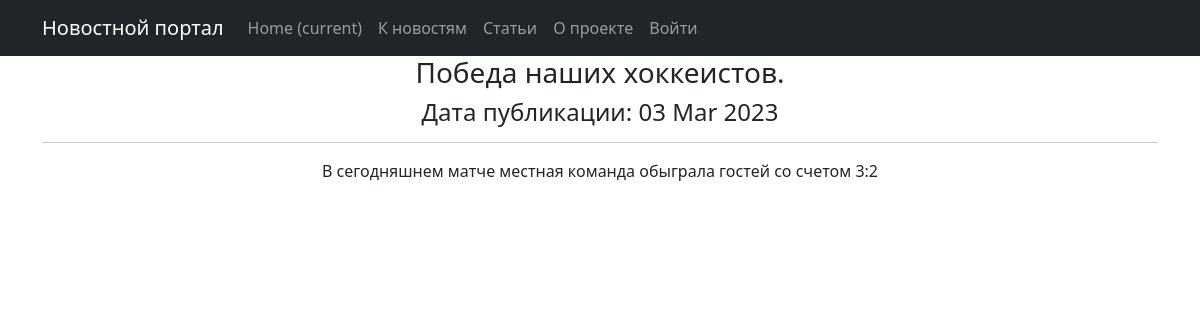
The app's page /posts/1, older data.
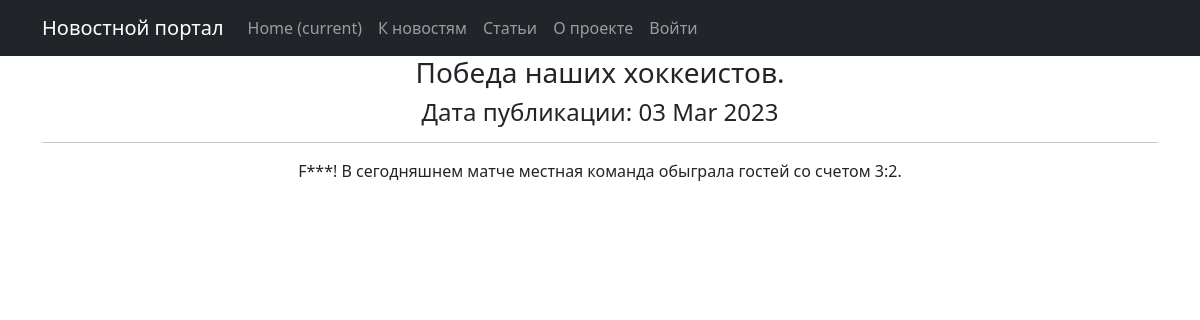
The same page, newer data.
### news/models.py (models this page shows, shortened)
class Post(models.Model):
    author = models.ForeignKey(Author, on_delete=models.CASCADE)
    content = models.CharField(max_length=2, choices=CONTENTS)
    time_in = models.DateTimeField(auto_now_add=True)
    category = models.ManyToManyField(Category, through='PostCategory')
    title = models.CharField(max_length=255,)
    content_text = models.TextField()
    content_rate = models.IntegerField(default=1)

### news/views.py (the view)
# urls.py: path('<int:pk>', PostDetail.as_view(), name='post_detail'),
class PostDetail(DetailView):
    model = Post
    template_name = 'post.html'
    context_object_name = 'post'

### news/templatetags/custom_filters.py (called while the page is built)
@register.filter()
@stringfilter #чтобы не вызывать ошибки, приведем в строку
def censor(value, bad_words = bad_list):
    words = value.split()#разделим строку
    new_line=''
    for word in words:
        if word.lower() in bad_words in bad_words:
            new_line += word[0] #если да, первый символ оставляем
            for i in word[1:]:
                new_line += '*'#остальные заменяем на *
            new_line += ' '
        elif (word[:-1].lower()) in bad_words:
            new_line += word[0]
            for i in word[1:-1]:
                new_line += '*'
            new_line += (word[-1] + ' ')
        else:
            new_line += (word + ' ')
    return new_line.rstrip()

### templates/post.html (shortened to what this page needs)
{% extends 'flatpages/default.html' %}
{% load custom_filters %}
{% block content %}
    <h3> {{ post.title|censor }}</h3>
    <h4>Дата публикации: {{post.time_in|date:'d M Y'}}</h4>
    <hr>
    {{ post.content_text|censor }}
{% endblock content %}

Row changes from the older to the newer data that the page shows:
changed Post "Победа наших хоккеистов.": content_text|censor "В сегодняшнем матче местная команда обыграла гостей со счетом 3:2" → "F***! В сегодняшнем матче местная команда обыграла гостей со счетом 3:2."
